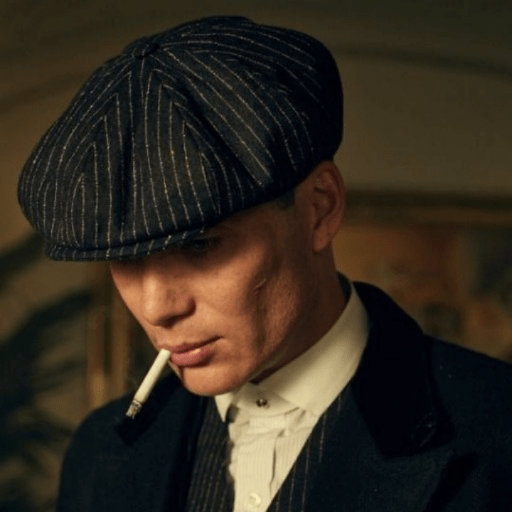
#> input picture picture.png, 512 x 512 px
$ python code2_new.py
#> lines starting #> are read from the running program, lines starting #| are printed output that depends on the picture; after the words box and inside, x2 and y2 are one past the last pixel; in counts of white or black regions, pixels touching at a corner belong together; long printed decimals are rounded; pictures that were not available may be replaced by others from this repository, and a replacement may not be noted
#> call 2 of load_grayscale_image, with path = 'ivan.png'
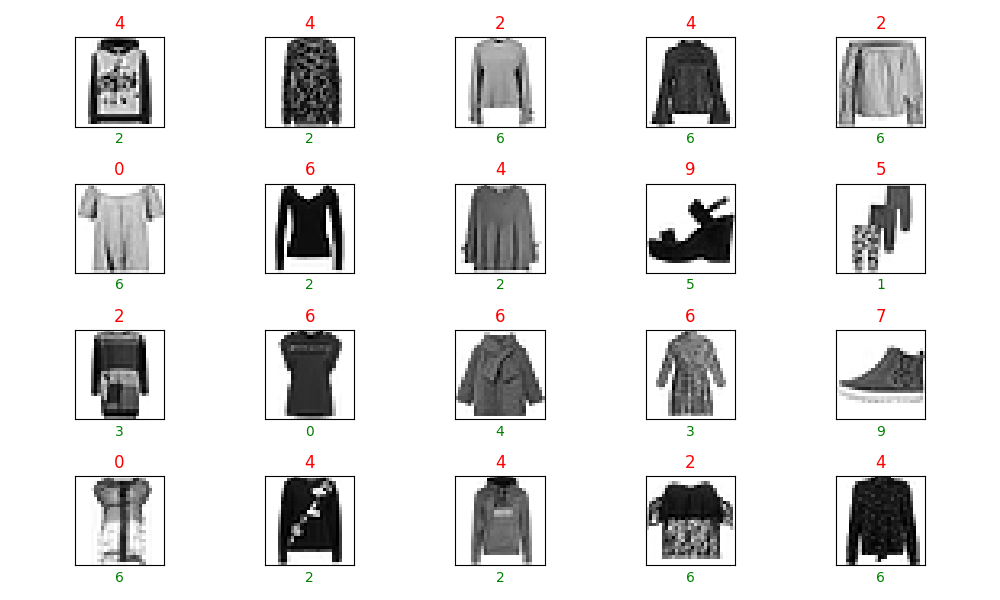
#> input picture 1.png, 1000 x 600 px, given in place of ivan.png, which was not available
from matplotlib.cbook import flatten
import numpy as np  # numerical arrays and matrix operations
from PIL import Image  # image loading and saving
# globalni spremnik za parametre D-grane (koriste se pri ekstrakciji)
_LAST_DMIN = None
_LAST_DMAX = None


#for preping images
def load_grayscale_image(path):
    img = Image.open(path).convert("L")
    return np.array(img)

def save_grayscale_image(arr, path):
    img = Image.fromarray(arr.astype(np.uint8))
    img.save(path)


# =========================
#  A. Host Image Partition
# =========================

# (1) and (2)
def partition_host_image(host_img):
    N = host_img.shape[0]
#> N = 512
    half = N // 2
#> half = 256

    ftl = host_img[0:half,     0:half]   # top-left
    ftr = host_img[0:half,     half:N]   # top-right
    fbl = host_img[half:N,     0:half]   # bottom-left
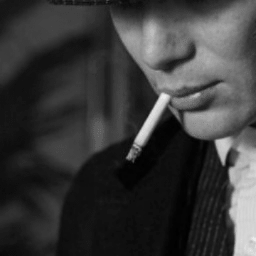
#> fbl: shape (256, 256); min 1, max 234, mean 57.2
    fbr = host_img[half:N,     half:N]   # bottom-right

    return ftl, ftr, fbl, fbr


#=========================
#B. Watermark Embedding in D Matrix
#=========================

# (3) + (4)
# we are doing SVD on blocks of ftl and collecting Dlarge
def svd_blocks_and_collect_Dlarge(ftl, block_size, wm_shape):
    H = ftl.shape[0] #number of rows
    blocks_per_dim = H // block_size
    num_blocks = blocks_per_dim * blocks_per_dim #total number of blocks

    # Lists to store U, S, Vt from SVD for each block
    U_list = []
    S_list = []
    Vt_list = []
    Dlarge_flat = np.zeros(num_blocks, dtype=float) #array to store largest singular values

    idx = 0
    for by in range(blocks_per_dim): #loop over block rows
        for bx in range(blocks_per_dim): #loop over block columns
            y0 = by * block_size
            x0 = bx * block_size
            block = ftl[y0:y0+block_size, x0:x0+block_size].astype(float)

            U, S, Vt = np.linalg.svd(block, full_matrices=False)

            U_list.append(U)
            S_list.append(S)
            Vt_list.append(Vt)

            Dlarge_flat[idx] = S[0] #S is sorted in descending order, so it's the first element
            idx += 1

    Dlarge = Dlarge_flat.reshape(wm_shape)  #reshape to match watermark shape
    return U_list, S_list, Vt_list, Dlarge

# (5) + (6)
def modify_Dlarge_with_watermark(Dlarge, wm_bits, T, dmin=None, dmax=None):
    """
    Kvantizacija najvećih singularnih vrijednosti prema tablici u radu.

    - cijeli raspon [dmin, dmax] dijelimo na binove širine T
      (d_low = dmin + k*T, d_high = d_low + T)
    - ako je bit = 1 -> Dlarge ide u donju polovicu (Range1)
      Range1 = [d_low, (d_low + d_high)/2]
      i postavimo ga u sredinu Range1
    - ako je bit = 0 -> Dlarge ide u gornju polovicu (Range2)
      Range2 = [(d_low + d_high)/2, d_high]
      i postavimo ga u sredinu Range2
    """

    if dmin is None:
        dmin = Dlarge.min()
    if dmax is None:
        dmax = Dlarge.max()

    Dlarge_flat = Dlarge.flatten().astype(float)
    wm_flat = wm_bits.flatten().astype(int)

    num_bins = int(np.ceil((dmax - dmin) / T))  # broj binova koji pokrivaju [dmin, dmax]

    modified_flat = np.zeros_like(Dlarge_flat, dtype=float)

    for i, d in enumerate(Dlarge_flat):
        bit = wm_flat[i]

        # indeks bina u [0, num_bins-1]
        bin_idx = int((d - dmin) // T)
        if bin_idx < 0:
            bin_idx = 0
        if bin_idx >= num_bins:
            bin_idx = num_bins - 1

        d_low  = dmin + bin_idx * T
        d_high = d_low + T
        mid    = 0.5 * (d_low + d_high)

        if bit == 1:
            # u Range1 -> u sredinu donje polovice
            new_d = 0.5 * (d_low + mid)
        else:
            # u Range2 -> u sredinu gornje polovice
            new_d = 0.5 * (mid + d_high)

        modified_flat[i] = new_d

    return modified_flat.reshape(Dlarge.shape)


def embed_watermark_in_ftl(ftl, wm, block_size=8, T=5.0):
    """
    Embeddanje watermarka u D-matricu (top-left kvadrant).

    Uz to globalno spremamo dmin i dmax, kako bi ih pri ekstrakciji
    koristili istu tablicu kvantizacije kao i ovdje (kao u radu).
    """
    global _LAST_DMIN, _LAST_DMAX

    wm_bits = (wm // 255).astype(np.uint8)

    U_list, S_list, Vt_list, Dlarge = svd_blocks_and_collect_Dlarge(
        ftl, block_size, wm_bits.shape
    )

    dmin = Dlarge.min()
    dmax = Dlarge.max()
    _LAST_DMIN = dmin
    _LAST_DMAX = dmax

    Dlarge_modified = modify_Dlarge_with_watermark(Dlarge, wm_bits, T, dmin, dmax)

    ftl_w = reconstruct_ftl_from_svd(
        U_list, S_list, Vt_list, Dlarge_modified, block_size, ftl.shape
    )
    return ftl_w


def combine_subimages(ftl_w, ftr, fbl, fbr_w):
    half = ftl_w.shape[0]
    N = half * 2
    result = np.zeros((N, N), dtype=np.uint8)

    result[0:half,     0:half]   = ftl_w
    result[0:half,     half:N]   = ftr
    result[half:N,     0:half]   = fbl
    result[half:N,     half:N]   = fbr_w

    return result

# (7)

def reconstruct_ftl_from_svd(U_list, S_list, Vt_list, Dlarge_modified, block_size, ftl_shape):

    H = ftl_shape[0]
    blocks_per_dim = H // block_size

    ftl_w = np.zeros((H, H), dtype=float)
    D_flat = Dlarge_modified.flatten()

    idx = 0
    for by in range(blocks_per_dim):
        for bx in range(blocks_per_dim):
            U = U_list[idx]
            S = S_list[idx].copy()
            Vt = Vt_list[idx]

            S[0] = D_flat[idx]

            block_rec = U @ np.diag(S) @ Vt

            y0 = by * block_size
            x0 = bx * block_size
            ftl_w[y0:y0+block_size, x0:x0+block_size] = block_rec

            idx += 1

    ftl_w = np.clip(ftl_w, 0, 255).astype(np.uint8)
    return ftl_w


# =========================
#  Permutation functions
# =========================

def _rng_from_key(key):
    seed = abs(hash(key)) % (2**32)
    return np.random.default_rng(seed)

def permute_watermark(wm_img, key):
    flat = wm_img.flatten()
    num_pixels = flat.size

    rng = _rng_from_key(key)
    perm_indices = np.arange(num_pixels)
    rng.shuffle(perm_indices)

    perm_flat = flat[perm_indices]
    return perm_flat.reshape(wm_img.shape)


def depermute_watermark(wm_perm, key):
    flat = wm_perm.flatten()
    num_pixels = flat.size

    rng = _rng_from_key(key)
    perm_indices = np.arange(num_pixels)
    rng.shuffle(perm_indices)

    inv_perm = np.zeros_like(perm_indices)
    inv_perm[perm_indices] = np.arange(num_pixels)

    original_flat = flat[inv_perm]
    return original_flat.reshape(wm_perm.shape)


# (8) + (9)
def embed_watermark_in_fbr_U(fbr, wm, block_size=8, alpha=0.1):
    """
    U matricu U (donji desni kvadrant) ugrađujemo bit tako da
    kontroliramo razliku |u11| - |u21|:

        bit = 1  ->  |u11| >= |u21| + alpha
        bit = 0  ->  |u21| >= |u11| + alpha

    To je u duhu rada: bit je određen usporedbom magnituda stupca U,
    a alpha je sigurnosna margina. Ekstrakcija ostaje:
        bit = 1 ako |u11| > |u21|, inače 0.
    """

    H = fbr.shape[0]

    wm_bits = (wm // 255).astype(np.uint8)
    wm_flat = wm_bits.flatten()
    num_bits = wm_flat.size

    blocks_per_dim = H // block_size
    fbr_w = np.zeros_like(fbr, dtype=float)

    bit_idx = 0
    for by in range(blocks_per_dim):
        for bx in range(blocks_per_dim):
            y0 = by * block_size
            x0 = bx * block_size

            block = fbr[y0:y0+block_size, x0:x0+block_size].astype(float)
            U, S, Vt = np.linalg.svd(block, full_matrices=False)

            if bit_idx < num_bits:
                bit = wm_flat[bit_idx]
                bit_idx += 1

                u11 = U[0, 0]
                u21 = U[1, 0]


                a = abs(u11)
                b = abs(u21)
                diff = a - b

                if bit == 1:
                    # želimo a >= b + alpha  (diff >= alpha)
                    if diff < alpha:
                        mean = 0.5 * (a + b)
                        a_new = mean + alpha / 2.0
                        b_new = mean - alpha / 2.0
                    else:
                        a_new, b_new = a, b
                else:
                    # bit = 0 -> želimo b >= a + alpha  (diff <= -alpha)
                    if diff > -alpha:
                        mean = 0.5 * (a + b)
                        a_new = mean - alpha / 2.0
                        b_new = mean + alpha / 2.0
                    else:
                        a_new, b_new = a, b

                # vrati originale znakove
                sign11 = 1.0 if u11 >= 0 else -1.0
                sign21 = 1.0 if u21 >= 0 else -1.0
                U[0, 0] = sign11 * a_new
                U[1, 0] = sign21 * b_new


                """
                a = abs(u11)
                b = abs(u21)
                u_diff = a - b

                # implementacija jednadžbi (14) i (15)
                if (bit == 1 and u_diff > alpha) or (bit == 0 and u_diff < alpha):
                    # slučaj (14)
                    U[1, 0] = -abs(b - (alpha - u_diff) / 2.0)
                    U[0, 0] = -abs(a + (alpha - u_diff) / 2.0)
                else:
                    # slučaj (15)
                    U[1, 0] = -abs(b - (alpha + u_diff) / 2.0)
                    U[0, 0] = -abs(a + (alpha + u_diff) / 2.0)
                """

            block_w = U @ np.diag(S) @ Vt
            fbr_w[y0:y0+block_size, x0:x0+block_size] = block_w

    fbr_w = np.clip(fbr_w, 0, 255).astype(np.uint8)
    return fbr_w


# =========================
#  Extraction from D (ftlw)
# =========================


def svd_blocks_and_collect_D_from_ftlw(ftlw, block_size):
    H = ftlw.shape[0]
    blocks_per_dim = H // block_size
    num_blocks = blocks_per_dim * blocks_per_dim

    Dlarge_flat = np.zeros(num_blocks, dtype=float)

    idx = 0
    for by in range(blocks_per_dim):
        for bx in range(blocks_per_dim):
            y0 = by * block_size
            x0 = bx * block_size
            block = ftlw[y0:y0+block_size, x0:x0+block_size].astype(float)

            _, S, _ = np.linalg.svd(block, full_matrices=False)
            Dlarge_flat[idx] = S[0]
            idx += 1

    Dlarge = Dlarge_flat.reshape((blocks_per_dim, blocks_per_dim))
    return Dlarge


def extract_bits_from_Dlarge(Dlarge, T, dmin, dmax):
    D_flat = Dlarge.flatten().astype(float)
    bits_flat = np.zeros_like(D_flat, dtype=np.uint8)

    num_bins = int(np.ceil((dmax - dmin) / T))

    for i, d in enumerate(D_flat):
        bin_idx = int((d - dmin) // T)
        if bin_idx < 0:
            bin_idx = 0
        if bin_idx >= num_bins:
            bin_idx = num_bins - 1

        d_low  = dmin + bin_idx * T
        d_high = d_low + T
        mid    = 0.5 * (d_low + d_high)

        # ako je u Range1 -> bit=1, inače bit=0 (Range2)
        bits_flat[i] = 1 if d < mid else 0

    wm_bits = bits_flat.reshape(Dlarge.shape)
    return wm_bits


def extract_watermark_from_ftlw(ftlw, block_size=8, T=5.0, dmin=None, dmax=None):
    """
    Ekstrakcija watermarka iz D-grane.

    Ako dmin/dmax nisu eksplicitno zadani, pokušavamo koristiti
    vrijednosti iz zadnjeg embedanja (_LAST_DMIN/_LAST_DMAX).
    Ako ni njih nema (npr. samo ekstrakcija tuđe slike), kao fallback
    uzimamo dmin/dmax iz trenutnog Dlarge (nije idealno, ali radi).
    """
    global _LAST_DMIN, _LAST_DMAX

    Dlarge = svd_blocks_and_collect_D_from_ftlw(ftlw, block_size)

    if dmin is None or dmax is None:
        if _LAST_DMIN is not None and _LAST_DMAX is not None:
            dmin = _LAST_DMIN
            dmax = _LAST_DMAX
        else:
            dmin = Dlarge.min()
            dmax = Dlarge.max()

    wm_bits = extract_bits_from_Dlarge(Dlarge, T, dmin, dmax)
    wm_img = (wm_bits * 255).astype(np.uint8)
    return wm_bits, wm_img


# =========================
#  Extraction from U (fbrw)
# =========================

def extract_bits_from_fbrw_U(fbrw, block_size=8):
    """
    Inverzna operacija: za svaki blok gledamo |u11| i |u21|
    i donosimo odluku:
       bit = 1  ako je |u11| > |u21|
       bit = 0  inače
    """
    H = fbrw.shape[0]
    blocks_per_dim = H // block_size
    num_blocks = blocks_per_dim * blocks_per_dim

    bits_flat = np.zeros(num_blocks, dtype=np.uint8)

    idx = 0
    for by in range(blocks_per_dim):
        for bx in range(blocks_per_dim):
            y0 = by * block_size
            x0 = bx * block_size

            block = fbrw[y0:y0+block_size, x0:x0+block_size].astype(float)
            U, _, _ = np.linalg.svd(block, full_matrices=False)

            u11 = U[0, 0]
            u21 = U[1, 0]

            bits_flat[idx] = 1 if abs(u11) > abs(u21) else 0
            idx += 1

    wm_bits = bits_flat.reshape((blocks_per_dim, blocks_per_dim))
    wm_img = (wm_bits * 255).astype(np.uint8)
    return wm_bits, wm_img

# =========================
#  METRIKE
# =========================

def mse(img1, img2):
    img1 = img1.astype(np.float64)
    img2 = img2.astype(np.float64)
    return np.mean((img1 - img2) ** 2)

def psnr(img1, img2, max_val=255.0):
    m = mse(img1, img2)
    if m == 0:
        return np.inf
    return 10 * np.log10((max_val ** 2) / m)

def ber(wm_true_bits, wm_extracted_bits):
    wm_true_bits = wm_true_bits.flatten()
    wm_extracted_bits = wm_extracted_bits.flatten()
    errors = np.sum(wm_true_bits != wm_extracted_bits)
    return errors / wm_true_bits.size

def normalized_correlation(wm_true, wm_extracted):
    wm_true = wm_true.astype(np.float64)
    wm_extracted = wm_extracted.astype(np.float64)
    num = np.sum(wm_true * wm_extracted)
    den = np.sqrt(np.sum(wm_true**2) * np.sum(wm_extracted**2))
    if den == 0:
        return 0
    return num / den

# =========================
#  MAIN: embedding + extraction demo
# =========================

if __name__ == "__main__":
    #ucitavanje slika i parametri
    host_path   = "picture.png"
    wm_path     = "ivan.png"
    secret_key  = "my_secret_key_123"
    block_size  = 8

    # parametri embedanja (možeš ih mijenjati)
    T     = 60.0
    alpha = 0.03

    # -------------------------------------------------
    #  1) UČITAJ I PRIPREMI
    # -------------------------------------------------
    host = load_grayscale_image(host_path)
    wm_original = load_grayscale_image(wm_path)

    # particioniraj host
    ftl, ftr, fbl, fbr = partition_host_image(host)

    # resize watermarka na broj blokova u ftl
    H_ftl = ftl.shape[0]
#> H_ftl = 256
    blocks_per_dim = H_ftl // block_size
#> blocks_per_dim = 32

    wm_resized_img = Image.fromarray(wm_original.astype(np.uint8)).resize(
        (blocks_per_dim, blocks_per_dim),
        Image.NEAREST
    )
    wm_resized = np.array(wm_resized_img)

    # ground-truth bitovi (0/1)
    wm_true_bits = (wm_resized // 255).astype(np.uint8)
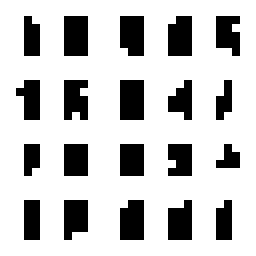
#> wm_true_bits: shape (32, 32) (shown 8 times larger); values 0 (black) and 1 (white), 77.8% white; black in thin lines or dots, all inside (x1, y1, x2, y2) = (2, 2, 30, 30)

    # spremi resizeani watermark radi kontrole
    save_grayscale_image(wm_resized, "wm_resized.png")

    # -------------------------------------------------
    #  2) PERMUTACIJA + EMBEDDING (D + U)
    # -------------------------------------------------
    wm_perm = permute_watermark(wm_resized, secret_key)
#> in permute_watermark, `flat = wm_img.flatten()`: flat = 1024 values, max 255 at index 0, min 0 at index 72, mean 223.5
#> in permute_watermark, `perm_flat = flat[perm_indices]`: perm_flat = 1024 values, max 255 at index 0, min 0 at index 43, mean 223.5

    ftl_w = embed_watermark_in_ftl(ftl, wm_perm, block_size=block_size, T=T)
#> in embed_watermark_in_ftl, `wm_bits = (wm // 255).astype(np.uint8)`: wm_bits: shape (32, 32); values 0 (black) and 1 (white), 77.8% white; black in thin lines or dots
#> after the loop in svd_blocks_and_collect_Dlarge, `for by in range(blocks_per_dim):`: Dlarge_flat = 1024 values, max 657.1 at index 1023, min 27.2 at index 890, mean 280.9; S_list = 1024 items; idx = 1024
#> in svd_blocks_and_collect_Dlarge, `Dlarge = Dlarge_flat.reshape(wm_shape)`:
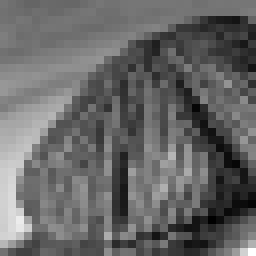
#> Dlarge: shape (32, 32) float64 (shown 8 times larger); min 27.2, max 657.1, mean 280.9; drawn with min black and max white
#> in embed_watermark_in_ftl, `U_list, S_list, Vt_list, Dlarge = svd_blocks_and_collect_Dlarge( ftl, ..`: U_list = 1024 items
#> in embed_watermark_in_ftl, `dmin = Dlarge.min()`: dmin = 27.2
#> in embed_watermark_in_ftl, `dmax = Dlarge.max()`: dmax = 657.1
#> in modify_Dlarge_with_watermark, `wm_flat = wm_bits.flatten().astype(int)`: wm_flat = 1024 values, max 1 at index 0, min 0 at index 3, mean 0.778
#> in modify_Dlarge_with_watermark, `num_bins = int(np.ceil((dmax - dmin) / T))`: num_bins = 11
#> the loop in modify_Dlarge_with_watermark, `for i, d in enumerate(Dlarge_flat):` made 1024 passes
#> (d, bit, d_low, d_high, mid, new_d) on passes 1 to 12: (315.1, 1, 267.2, 327.2, 297.2, 282.2), (302.8, 1, 267.2, 327.2, 297.2, 282.2), (291.3, 1, 267.2, 327.2, 297.2, 282.2), (278.7, 0, 267.2, 327.2, 297.2, 312.2), (278.4, 1, 267.2, 327.2, 297.2, 282.2), (289.9, 1, 267.2, 327.2, 297.2, 282.2), (286.8, 1, 267.2, 327.2, 297.2, 282.2), (284.8, 1, 267.2, 327.2, 297.2, 282.2), (282.3, 1, 267.2, 327.2, 297.2, 282.2), (282.1, 0, 267.2, 327.2, 297.2, 312.2), (295.5, 1, 267.2, 327.2, 297.2, 282.2), (306.8, 0, 267.2, 327.2, 297.2, 312.2)
#> (bit, d_low, d_high, mid, new_d) on passes 61 to 66: (1, 267.2, 327.2, 297.2, 282.2), (1, 267.2, 327.2, 297.2, 282.2), (1, 327.2, 387.2, 357.2, 342.2), (1, 327.2, 387.2, 357.2, 342.2), (1, 267.2, 327.2, 297.2, 282.2), (1, 267.2, 327.2, 297.2, 282.2)
#> after the loop in modify_Dlarge_with_watermark, `for i, d in enumerate(Dlarge_flat):`: modified_flat = 1024 values, max 642.2 at index 1023, min 42.2 at index 93, mean 270.6
#> in reconstruct_ftl_from_svd, `D_flat = Dlarge_modified.flatten()`: D_flat has the same summary as modified_flat in modify_Dlarge_with_watermark
#> after the loop in reconstruct_ftl_from_svd, `for by in range(blocks_per_dim):`:
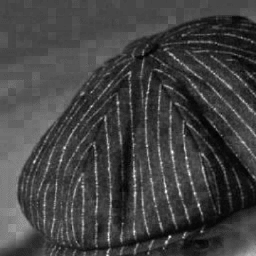
#> ftl_w: shape (256, 256) float64; min -3.42, max 134.5, mean 32.7; drawn with min black and max white
#> after the loop in reconstruct_ftl_from_svd, `for by in range(blocks_per_dim):`: idx = 1024
    fbr_w = embed_watermark_in_fbr_U(fbr, wm_perm, block_size=block_size, alpha=alpha)

    watermarked_host = combine_subimages(ftl_w, ftr, fbl, fbr_w)
#> in combine_subimages, `result[half:N,     0:half]   = fbl`:
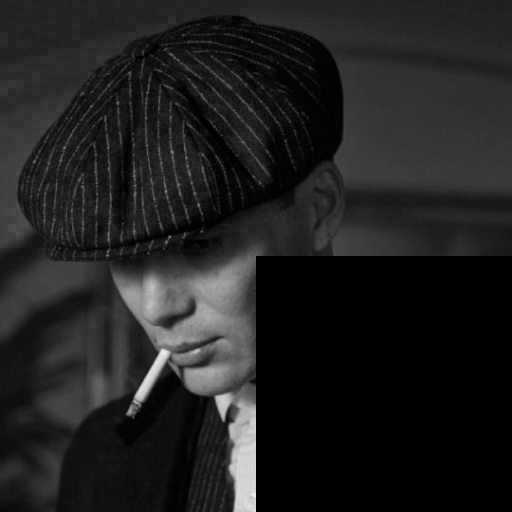
#> result: shape (512, 512); min 0, max 234, mean 31.7

    save_grayscale_image(host,             "host_original.png")
    save_grayscale_image(watermarked_host, "host_watermarked.png")

    psnr_no_attack = psnr(host, watermarked_host)
#> in psnr, `m = mse(img1, img2)`: m = 3.31
#> psnr_no_attack = 42.93
    print(f"PSNR (host vs watermarked, bez napada): {psnr_no_attack:.3f} dB")
#| PSNR (host vs watermarked, bez napada): 42.926 dB

    # -------------------------------------------------
    #  3) EKSTRAKCIJA IZ WATERMARKED SLIKE (BEZ NAPADA)
    # -------------------------------------------------
    # (možemo direktno koristiti watermarked_host, bez ponovnog učitavanja)
    ftlw_ex, _, _, fbrw_ex = partition_host_image(watermarked_host)

    # --- D grana ---
    wm_bits_D_perm, _ = extract_watermark_from_ftlw(ftlw_ex, block_size=block_size, T=T)
#> after the loop in svd_blocks_and_collect_D_from_ftlw, `for by in range(blocks_per_dim):`: Dlarge_flat = 1024 values, max 638.6 at index 1023, min 36.25 at index 440, mean 266.8; idx = 1024
#> in extract_watermark_from_ftlw, `dmin = _LAST_DMIN`: dmin = 27.2
#> in extract_watermark_from_ftlw, `dmax = _LAST_DMAX`: dmax = 657.1
#> in extract_bits_from_Dlarge, `D_flat = Dlarge.flatten().astype(float)`: D_flat has the same summary as Dlarge_flat in svd_blocks_and_collect_D_from_ftlw
#> in extract_bits_from_Dlarge, `num_bins = int(np.ceil((dmax - dmin) / T))`: num_bins = 11
#> the loop in extract_bits_from_Dlarge, `for i, d in enumerate(D_flat):` made 1024 passes
#> d on passes 1 to 3: 277, 278.8, 275.3
#> in extract_watermark_from_ftlw, `wm_img = (wm_bits * 255).astype(np.uint8)`: wm_img: shape (32, 32); 77.8% white; black in thin lines or dots
    wm_bits_D = depermute_watermark(wm_bits_D_perm, secret_key)
    wm_img_D  = (wm_bits_D * 255).astype(np.uint8)
    save_grayscale_image(wm_img_D, "extracted_D_no_attack.png")

    # --- U grana ---
    wm_bits_U_perm, _ = extract_bits_from_fbrw_U(fbrw_ex, block_size=block_size)
#> in extract_bits_from_fbrw_U, `wm_bits = bits_flat.reshape((blocks_per_dim, blocks_per_dim))`: wm_bits: shape (32, 32); values 0 (black) and 1 (white), 77.6% white; black in thin lines or dots
#> in extract_bits_from_fbrw_U, `wm_img = (wm_bits * 255).astype(np.uint8)`: wm_img: shape (32, 32); 77.6% white; black in thin lines or dots
    wm_bits_U = depermute_watermark(wm_bits_U_perm, secret_key)
#> call 2 of depermute_watermark, with key = 'my_secret_key_123'
#> in depermute_watermark (call 2), `return original_flat.reshape(wm_perm.shape)`:
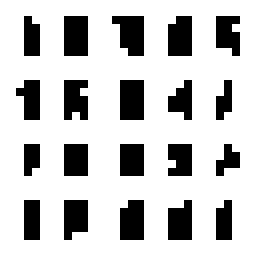
#> returned value: shape (32, 32) (shown 8 times larger); values 0 (black) and 1 (white), 77.6% white; black in thin lines or dots, all inside (x1, y1, x2, y2) = (2, 2, 30, 30)
    wm_img_U  = (wm_bits_U * 255).astype(np.uint8)
    save_grayscale_image(wm_img_U, "extracted_U_no_attack.png")

    # -------------------------------------------------
    #  4) METRIKE (BER + NC ZA OBE GRANE)
    # -------------------------------------------------
    ber_D = ber(wm_true_bits, wm_bits_D)
    ber_U = ber(wm_true_bits, wm_bits_U)

    nc_D = normalized_correlation(wm_true_bits, wm_bits_D)
    nc_U = normalized_correlation(wm_true_bits, wm_bits_U)

    print("\nMETRIKE BEZ NAPADA (trebale bi biti idealne ili jako blizu):")
    print(f"  D grana: BER_D = {ber_D:.6f},  NC_D = {nc_D:.6f}")
#|   D grana: BER_D = 0,  NC_D = 1.000
    print(f"  U grana: BER_U = {ber_U:.6f},  NC_U = {nc_U:.6f}")
#|   U grana: BER_U = 0.001953,  NC_U = 0.9987
